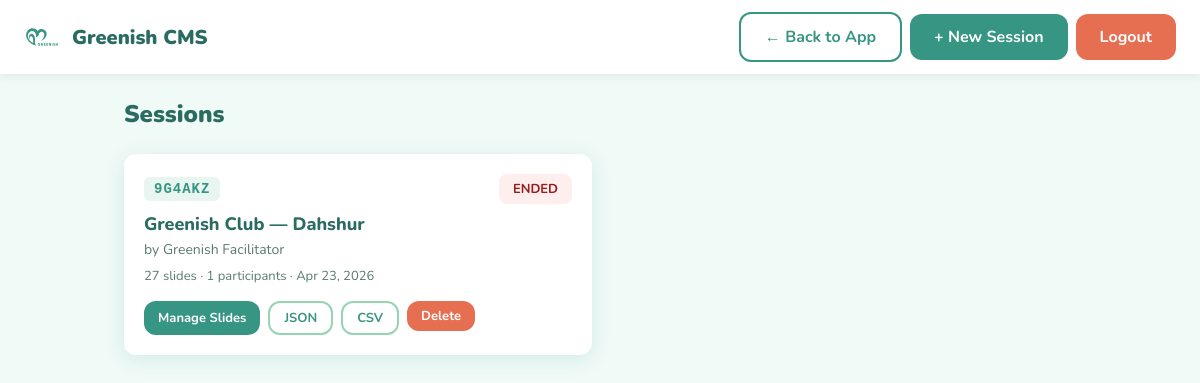
The app's page /session/cms/ (signed in), older data.
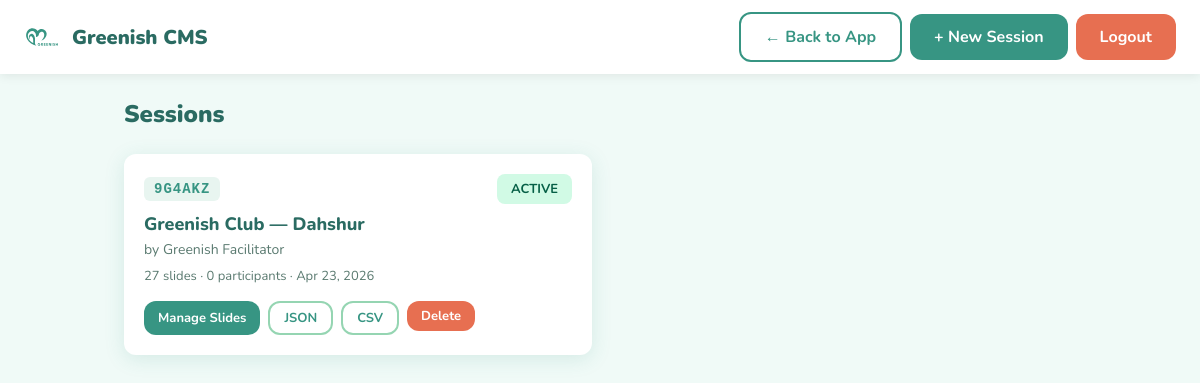
The same page, newer data.
### session/models.py (models this page shows, shortened)
class Session(models.Model):
    STATUS_CHOICES = [
        ('waiting', 'Waiting'),
        ('active', 'Active'),
        ('ended', 'Ended'),
    ]
    code = models.CharField(max_length=6, unique=True, default=generate_session_code)
    title = models.CharField(max_length=255)
    facilitator_name = models.CharField(max_length=100, blank=True, default='')
    facilitator_password = models.CharField(max_length=128, blank=True, default='')
    status = models.CharField(max_length=10, choices=STATUS_CHOICES, default='waiting')
    current_slide_index = models.PositiveIntegerField(default=0)
    activity_active = models.BooleanField(default=False)
    show_answers_at = models.DateTimeField(null=True, blank=True)
    created_at = models.DateTimeField(auto_now_add=True)

### session/cms_views.py (the view)
# urls.py: path('cms/', cms_views.cms_sessions, name='cms_sessions'),
@never_cache
@staff_member_required(login_url='/session/cms/login/')
def cms_sessions(request):
    sessions = Session.objects.all().order_by('-created_at')
    owned_code = request.session.get('owned_session')
    if owned_code:
        try:
            Session.objects.get(code=owned_code)
        except Session.DoesNotExist:
            owned_code = None
    return render(request, 'session/cms/sessions.html', {'sessions': sessions, 'owned_session': owned_code})

### session/templates/session/cms/sessions.html (shortened to what this page needs)
<!DOCTYPE html>
<html lang="en">
<head>
    <link rel="stylesheet" href="/static/css/session.css?v=6">
    <link rel="stylesheet" href="/static/css/cms.css?v=6">
</head>
<body class="cms-page">
    <header class="cms-header">
        <div class="cms-header-left">
            <img src="/static/img/logo.svg?v=6" alt="Greenish" class="cms-logo">
            <h1>Greenish CMS</h1>
        </div>
        <div class="cms-header-right">
            <a href="/session/" class="btn btn-secondary">← Back to App</a>
            <a href="/session/create/" class="btn btn-primary">+ New Session</a>
            <a href="{% url 'cms_logout' %}" class="btn btn-danger">Logout</a>
        </div>
    </header>
    <main class="cms-main">
        <div class="cms-section-header">
            <h2>Sessions</h2>
        </div>
        {% if sessions %}
        <div class="cms-sessions-grid">
            {% for session in sessions %}
            <div class="cms-session-card">
                <div class="session-card-header">
                    <span class="session-code">{{ session.code }}</span>
                    <span class="session-status status-{{ session.status }}">{{ session.get_status_display }}</span>
                </div>
                <h3 class="session-card-title">{{ session.title }}</h3>
                <p class="session-card-facilitator">by {{ session.facilitator_name }}</p>
                <p class="session-card-meta">
                    {{ session.slides.count }} slides &middot;
                    {{ session.participants.count }} participants &middot;
                    {{ session.created_at|date:"M d, Y" }}
                </p>
                <div class="session-card-actions">
                    <a href="{% url 'cms_slides' code=session.code %}" class="btn btn-primary btn-small">Manage Slides</a>
                    <a href="{% url 'cms_export' code=session.code %}" class="btn btn-outline btn-small">JSON</a>
                    <a href="{% url 'cms_export_csv' code=session.code %}" class="btn btn-outline btn-small">CSV</a>
                    <form method="post" action="{% url 'cms_delete_session' code=session.code %}" style="display:inline;" onsubmit="return confirm('Delete session {{ session.code }}? This cannot be undone.');">
                        <button type="submit" class="btn btn-danger btn-small">Delete</button>
                    </form>
                </div>
            </div>
            {% endfor %}
        </div>
        {% endif %}
    </main>
</body>
</html>

Row changes from the older to the newer data that the page shows:
changed Session "Greenish Club — Dahshur": status "ENDED" → "ACTIVE"; participants.count "1" → "0"
